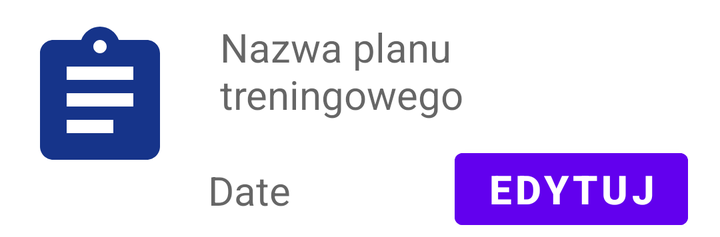
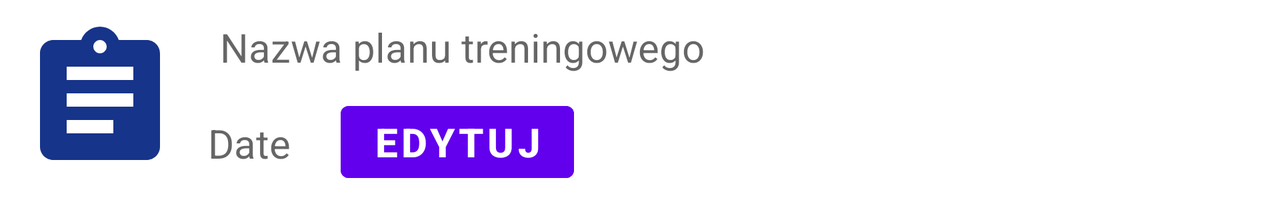

An Android layout and its configuration variant, each rendered on a device that would load it. The default file and the variant file are quoted in full after the pictures.
<!-- AndroidManifest.xml: application theme Theme.GymPlanApp -->
<!-- res/layout/trening_plan_row.xml -->
<?xml version="1.0" encoding="utf-8"?>
<LinearLayout xmlns:android="http://schemas.android.com/apk/res/android"
    xmlns:app="http://schemas.android.com/apk/res-auto"
    xmlns:tools="http://schemas.android.com/tools"
    android:layout_width="match_parent"
    android:layout_height="wrap_content"
    android:orientation="horizontal">

    <ImageView
        android:id="@+id/iconPlan"
        android:src="@drawable/ic_plan"
        android:layout_margin="10dp"
        android:layout_width="80dp"
        android:layout_height="80dp" />

    <LinearLayout
        android:layout_width="match_parent"
        android:layout_height="wrap_content"
        android:orientation="vertical">

        <TextView
            android:id="@+id/namePlan"
            android:layout_margin="10dp"
            android:layout_width="match_parent"
            android:layout_height="wrap_content"
            android:textColor="@color/black"
            android:textSize="20dp"
            android:hint="Nazwa planu treningowego"/>

        <androidx.constraintlayout.widget.ConstraintLayout
            android:layout_width="match_parent"
            android:layout_height="wrap_content"
            android:orientation="horizontal">

            <TextView
                android:id="@+id/datePlan"
                android:layout_width="wrap_content"
                android:layout_height="wrap_content"
                android:layout_marginStart="4dp"
                android:hint="Date"
                android:textSize="20dp"
                app:layout_constraintBottom_toBottomOf="parent"
                app:layout_constraintStart_toStartOf="parent"
                app:layout_constraintTop_toTopOf="parent"
                app:layout_constraintVertical_bias="0.523" />

            <Button
                android:id="@+id/editPlanButton"
                android:layout_width="wrap_content"
                android:layout_height="wrap_content"

                android:layout_marginEnd="16dp"
                android:backgroundTint="@color/design_default_color_primary"
                android:text="Edytuj"
                android:textSize="20sp"
                android:textStyle="bold"
                app:layout_constraintBottom_toBottomOf="parent"
                app:layout_constraintEnd_toEndOf="parent"
                app:layout_constraintTop_toTopOf="parent" />
        </androidx.constraintlayout.widget.ConstraintLayout>
    </LinearLayout>

</LinearLayout>
<!-- resources referenced by this layout -->
<resources>
  <color name="black">#FF000000</color>
  <!-- drawable ic_plan (drawable) -->
  <vector xmlns:android="http://schemas.android.com/apk/res/android" android:autoMirrored="true" android:height="24dp" android:tint="#16348A" android:viewportHeight="24" android:viewportWidth="24" android:width="24dp">
        
      <path android:fillColor="@android:color/white" android:pathData="M19,3h-4.18C14.4,1.84 13.3,1 12,1c-1.3,0 -2.4,0.84 -2.82,2L5,3c-1.1,0 -2,0.9 -2,2v14c0,1.1 0.9,2 2,2h14c1.1,0 2,-0.9 2,-2L21,5c0,-1.1 -0.9,-2 -2,-2zM12,3c0.55,0 1,0.45 1,1s-0.45,1 -1,1 -1,-0.45 -1,-1 0.45,-1 1,-1zM14,17L7,17v-2h7v2zM17,13L7,13v-2h10v2zM17,9L7,9L7,7h10v2z"/>
      
  </vector>
  <style name="Theme.GymPlanApp" parent="Theme.MaterialComponents.DayNight.DarkActionBar">
          
          <item name="colorPrimary">@color/purple_500</item>
          <item name="colorPrimaryVariant">@color/purple_700</item>
          <item name="colorOnPrimary">@color/white</item>
          
          <item name="colorSecondary">@color/teal_200</item>
          <item name="colorSecondaryVariant">@color/teal_700</item>
          <item name="colorOnSecondary">@color/black</item>
          
          <item name="android:statusBarColor">?attr/colorPrimaryVariant</item>
          
      </style>
  <color name="purple_500">#FF6200EE</color>
  <color name="purple_700">#FF3700B3</color>
  <color name="white">#FFFFFFFF</color>
  <color name="teal_200">#FF03DAC5</color>
  <color name="teal_700">#FF018786</color>
</resources>
<!-- res/layout-land/trening_plan_row.xml (the repository's variant of the layout above) -->
<!-- drawn on the phone turned sideways -->
<?xml version="1.0" encoding="utf-8"?>
<LinearLayout xmlns:android="http://schemas.android.com/apk/res/android"
    xmlns:app="http://schemas.android.com/apk/res-auto"
    xmlns:tools="http://schemas.android.com/tools"
    android:layout_width="match_parent"
    android:layout_height="wrap_content"
    android:orientation="horizontal">

    <ImageView
        android:id="@+id/iconPlan"
        android:src="@drawable/ic_plan"
        android:layout_margin="10dp"
        android:layout_width="80dp"
        android:layout_height="80dp" />

    <LinearLayout
        android:layout_width="match_parent"
        android:layout_height="wrap_content"
        android:orientation="vertical">

        <TextView
            android:id="@+id/namePlan"
            android:layout_margin="10dp"
            android:layout_width="match_parent"
            android:layout_height="wrap_content"
            android:textColor="@android:color/white"
            android:textSize="20dp"
            android:hint="Nazwa planu treningowego"/>

        <androidx.constraintlayout.widget.ConstraintLayout
            android:layout_width="match_parent"
            android:layout_height="wrap_content"
            android:orientation="horizontal">

            <TextView
                android:id="@+id/datePlan"
                android:layout_width="wrap_content"
                android:layout_height="wrap_content"
                android:layout_marginStart="4dp"
                android:hint="Date"
                android:textSize="20dp"
                android:textColor="@android:color/white"
                app:layout_constraintBottom_toBottomOf="parent"
                app:layout_constraintStart_toStartOf="parent"
                app:layout_constraintTop_toTopOf="parent"
                app:layout_constraintVertical_bias="0.523" />

            <Button
                android:id="@+id/editPlanButton"
                android:layout_width="wrap_content"
                android:layout_height="wrap_content"

                android:layout_marginStart="25dp"
                android:backgroundTint="@color/design_default_color_primary"
                android:text="Edytuj"
                android:textSize="20sp"
                android:textStyle="bold"
                app:layout_constraintBottom_toBottomOf="parent"
                app:layout_constraintStart_toEndOf="@+id/datePlan"
                app:layout_constraintTop_toTopOf="parent"
                app:layout_constraintVertical_bias="0.0" />
        </androidx.constraintlayout.widget.ConstraintLayout>
    </LinearLayout>

</LinearLayout>
<!-- resources referenced by the variant -->
<!-- as the phone turned sideways resolves them -->
<resources>
  <!-- drawable ic_plan (drawable) -->
  <vector xmlns:android="http://schemas.android.com/apk/res/android" android:autoMirrored="true" android:height="24dp" android:tint="#16348A" android:viewportHeight="24" android:viewportWidth="24" android:width="24dp">
        
      <path android:fillColor="@android:color/white" android:pathData="M19,3h-4.18C14.4,1.84 13.3,1 12,1c-1.3,0 -2.4,0.84 -2.82,2L5,3c-1.1,0 -2,0.9 -2,2v14c0,1.1 0.9,2 2,2h14c1.1,0 2,-0.9 2,-2L21,5c0,-1.1 -0.9,-2 -2,-2zM12,3c0.55,0 1,0.45 1,1s-0.45,1 -1,1 -1,-0.45 -1,-1 0.45,-1 1,-1zM14,17L7,17v-2h7v2zM17,13L7,13v-2h10v2zM17,9L7,9L7,7h10v2z"/>
      
  </vector>
  <style name="Theme.GymPlanApp" parent="Theme.MaterialComponents.DayNight.DarkActionBar">
          
          <item name="colorPrimary">@color/purple_500</item>
          <item name="colorPrimaryVariant">@color/purple_700</item>
          <item name="colorOnPrimary">@color/white</item>
          
          <item name="colorSecondary">@color/teal_200</item>
          <item name="colorSecondaryVariant">@color/teal_700</item>
          <item name="colorOnSecondary">@color/black</item>
          
          <item name="android:statusBarColor">?attr/colorPrimaryVariant</item>
          
      </style>
  <color name="purple_500">#FF6200EE</color>
  <color name="purple_700">#FF3700B3</color>
  <color name="white">#FFFFFFFF</color>
  <color name="teal_200">#FF03DAC5</color>
  <color name="teal_700">#FF018786</color>
  <color name="black">#FF000000</color>
</resources>
